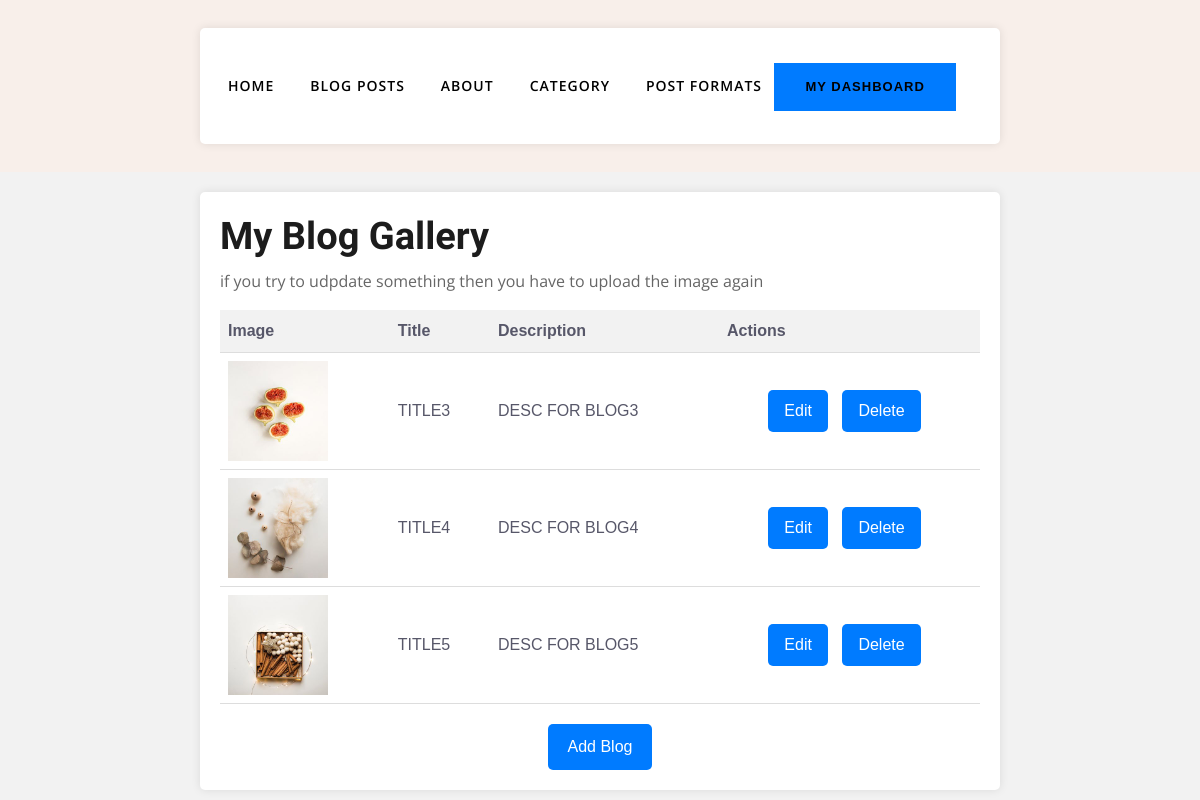
/my_blogs/3/ (signed in), run on the app's committed database.
### blog_app/models.py (models this page shows)
class blogdata(models.Model):
    user = models.ForeignKey(UserModel,on_delete=models.CASCADE, blank=True, null=True)
    title = models.CharField(max_length=255)
    desc = models.CharField(max_length=255)
    blogimg = models.ImageField(upload_to="blog_app/static/images",default = "")
    blog_content = models.TextField(default='')
    publication_date = models.DateField(default=datetime.date.today)
    category = models.ForeignKey(Category, on_delete=models.SET_NULL, null=True, blank=True, default= "")
    likes = models.ManyToManyField(UserModel, related_name='likes', blank=True)
    def __str__(self):
        return self.title

### blog_app/views.py (the view)
# urls.py: path('my_blogs/<int:pk>/',views.my_blogs, name='my_blogs'),
@login_required
def my_blogs(request, pk):
    user = get_object_or_404(UserModel, id=pk)
    print("===============>", user)
    try:
        blogs = blogdata.objects.filter(user=user)
        print("===============>", blogs)
    except blogdata.DoesNotExist:
        blogs = blogdata.objects.none()
    return render(request, 'my_blog_list.html', {'blogs': blogs})

### blog_app/templates/my_blog_list.html (shortened to what this page needs)
{% load static %}
<!DOCTYPE html>
<html lang="en">
<head>
    <link rel="stylesheet" href="{% static 'plugins/bootstrap/css/bootstrap.min.css' %}">
    <link rel="stylesheet" href="{% static 'plugins/themify/css/themify-icons.css' %}">
    <link rel="stylesheet" href="{% static 'plugins/slick-carousel/slick-theme.css' %}">
    <link rel="stylesheet" href="{% static 'plugins/slick-carousel/slick.css' %}">
    <link rel="stylesheet" href="{% static 'plugins/owl-carousel/owl.carousel.min.css' %}">
    <link rel="stylesheet" href="{% static 'plugins/owl-carousel/owl.theme.default.min.css' %}">
    <link rel="stylesheet" href="{% static 'plugins/magnific-popup/magnific-popup.css' %}">
    <link rel="stylesheet" href="{% static 'css/style.css' %}">
</head>
<body>
<header class="header-top bg-grey justify-content-center">
    <nav class="navbar navbar-expand-lg navigation">
        <div class="container">
            <div class="collapse navbar-collapse" id="navbarContent">
                <ul id="menu" class="menu navbar-nav ">
                    <li class="nav-item dropdown  pl-0">
                        <a class="nav-link dropdown-toggle" href="{% url 'index' %}">
                            Home
                        </a>
                    </li>
                    <li class="nav-item dropdown">
                        <a class="nav-link dropdown-toggle" href="{% url 'show_blog' %}" >
                            Blog Posts
                        </a>
                    </li>
                    <li class="nav-item"><a href="about.html" class="nav-link">About</a></li>
                    <li class="nav-item"><a href="fashion.html" class="nav-link">Category</a></li>
                    <li class="nav-item dropdown">
                        <a class="nav-link dropdown-toggle" href="#" id="navbarDropdown3" role="button"
                            data-toggle="dropdown" aria-haspopup="true" aria-expanded="false">
                            Post Formats
                        </a>
                        <a href="{% url 'user_dashboard' user.id %}" class="btn btn-primary" style="background-color: #007bff; border-color: #007bff;">My Dashboard</a>
                    </li>
                </ul>
            </div>
        </div>
    </nav>
</header>
<div class="container">
    <h1>My Blog Gallery</h1>
    <table>
        <thead>
            <tr>
                <th>Image</th>
                <th>Title</th>
                <th>Description</th>
                <th>Actions</th>
            </tr>
        </thead>
        <tbody>
            <p>if you try to udpdate something then you have to upload the image again</p>
            {% for blog in blogs %}
                <tr>
                    <td><img src="{{ blog.blogimg.url }}" alt="{{ blog.title }}"></td>
                    <td>{{ blog.title }}</td>
                    <td>{{ blog.desc }}</td>
                    <td class="actions">
                        <a href="#" class="edit-button">Edit</a>
                        <a href="#" class="delete-button">Delete</a>
                    </td>
                </tr>
            {% endfor %}
        </tbody>
    </table>
    <div class="link-container">
        <a href="{% url 'user_dashboard' user.id %}">Add Blog</a>
    </div>
</div>
</body>
</html>

### blog_app/static/css/style.css (style rules this page uses)
body, p { font-family: "Open Sans", sans-serif; line-height: 26px; font-size: 16px; text-rendering: optimizeLegibility; color: #666; font-weight: 400; }
html { overflow-x: hidden; width: 100%; height: 100%; }
h1, .h1, h2, .h2, h3, .h3, h4, .h4, h5, .h5, h6, .h6 { color: #1c1c1c; font-weight: 600; font-family: "Unna", serif; }
h1, .h1 { font-size: 38px; line-height: 48px; }
body { background: #fff; color: #575769; }
html, body { height: 100%; }
a { transition: all 0.3s ease-in-out; color: #000; }
a:link, a:visited { text-decoration: none; }
.btn { border-radius: 0px; padding: 10px 30px; font-weight: 600; text-transform: uppercase; color: #fff; transition: 350ms; letter-spacing: 1px; font-size: 13px; border: 1px solid transparent; }
.btn-primary { background: #ce8460; }
.bg-grey { background: #f8efea; }
.navigation .menu { padding: 0px; }
.navigation .menu li { text-align: left; padding: 0px 10px; }
.navigation .menu li a { color: #000; display: inline-block; line-height: 26px; letter-spacing: 1px; }
.navigation .menu .dropdown-toggle::after { display: none; }
.navigation .menu .dropdown { position: relative; }
.dropdown-toggle::after { display: none; }
.navbar-nav .nav-link { transition: all 500ms ease; -moz-transition: all 500ms ease; -webkit-transition: all 500ms ease; -ms-transition: all 500ms ease; -o-transition: all 500ms ease; font-family: "Open Sans", sans-serif; text-transform: uppercase; font-size: 14px; font-weight: 600; padding: 25px 0px; }
.header-top { position: relative !important; }

### blog_app/templates/my_blog_list.html (style rules this page uses)
body { font-family: Arial, sans-serif; background-color: #f2f2f2; margin: 0; padding: 0; }
.container { max-width: 800px; margin: 20px auto; padding: 20px; background-color: #fff; border-radius: 5px; box-shadow: 0px 0px 10px rgba(0, 0, 0, 0.1); }
table { width: 100%; border-collapse: collapse; }
th, td { padding: 8px; text-align: left; border-bottom: 1px solid #ddd; }
th { background-color: #f2f2f2; }
img { max-width: 100px; height: auto; }
.actions { text-align: center; }
.actions a { margin-right: 5px; color: #007bff; text-decoration: none; }
.link-container { text-align: center; margin-top: 20px; }
.link-container a { display: inline-block; padding: 10px 20px; background-color: #007bff; color: #fff; text-decoration: none; border-radius: 5px; }
.actions .edit-button, .actions .delete-button { display: inline-block; padding: 8px 16px; margin-right: 10px; background-color: #007bff; color: white; text-decoration: none; border-radius: 5px; }

### data on the page
blogdata: blogimg (picture), title "TITLE3", desc "DESC FOR BLOG3"
blogdata: blogimg (picture), title "TITLE4", desc "DESC FOR BLOG4"
blogdata: blogimg (picture), title "TITLE5", desc "DESC FOR BLOG5"
